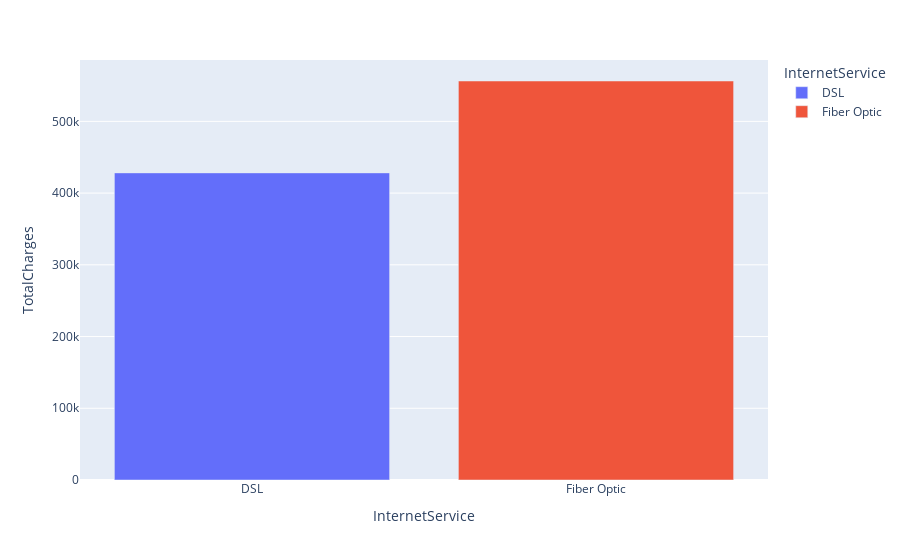

Notebook source saved alongside this figure:
### Code cell
px.bar(data_frame=internet_service_total_charges,x='InternetService',y='TotalCharges',color='InternetService',labels={'TotalCharges'})

### Figure 1 — Plotly figure (JSON) as saved in the notebook; plotly's stock layout.template omitted (floating-point values rounded to 4 significant figures)
{"data": [{"alignmentgroup": "True", "hovertemplate": "InternetService=%{x}<br>TotalCharges=%{y}<extra></extra>", "legendgroup": "DSL", "marker": {"color": "#636efa", "pattern": {"shape": ""}}, "name": "DSL", "offsetgroup": "DSL", "orientation": "v", "showlegend": true, "textposition": "auto", "type": "bar", "x": ["DSL"], "xaxis": "x", "y": [428200.0], "yaxis": "y"}, {"alignmentgroup": "True", "hovertemplate": "InternetService=%{x}<br>TotalCharges=%{y}<extra></extra>", "legendgroup": "Fiber Optic", "marker": {"color": "#EF553B", "pattern": {"shape": ""}}, "name": "Fiber Optic", "offsetgroup": "Fiber Optic", "orientation": "v", "showlegend": true, "textposition": "auto", "type": "bar", "x": ["Fiber Optic"], "xaxis": "x", "y": [556300.0], "yaxis": "y"}], "layout": {"autosize": true, "barmode": "relative", "legend": {"title": {"text": "InternetService"}, "tracegroupgap": 0}, "margin": {"t": 60}, "xaxis": {"anchor": "y", "autorange": true, "categoryarray": ["DSL", "Fiber Optic"], "categoryorder": "array", "domain": [0, 1], "range": [-0.5, 1.5], "title": {"text": "InternetService"}, "type": "category"}, "yaxis": {"anchor": "x", "autorange": true, "domain": [0, 1], "range": [0, 585600.0], "title": {"text": "TotalCharges"}, "type": "linear"}}}
